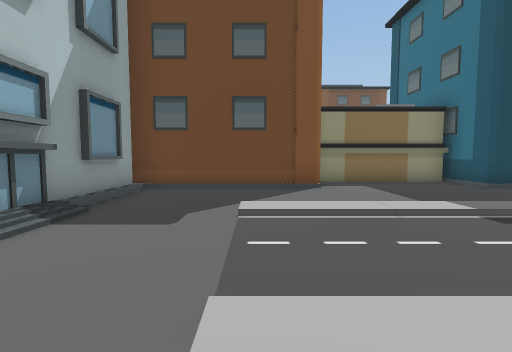
View 1 (above)

22 first-person views from a walk through a Unity game level. The camera is 1.5 m above the floor, tilts 4° down and sees 85° across. The floor is counted in squares, 2 m on a side. Each view is taken from the middle of a square. On the plan, view 1 faces up. The plan holds only what a view shows up to about 10 squares ahead; the rest is blank. The place goes on beyond the plan. The player character is not drawn.

View 2
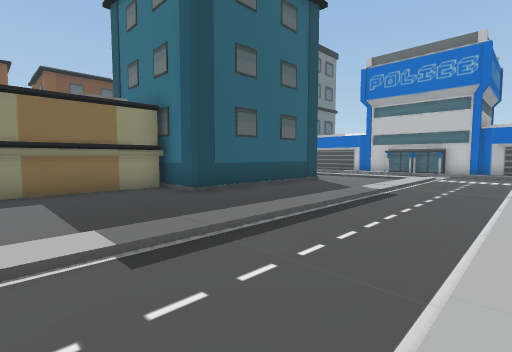

View 3
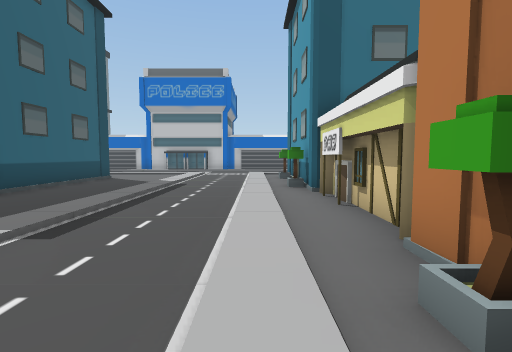

View 4
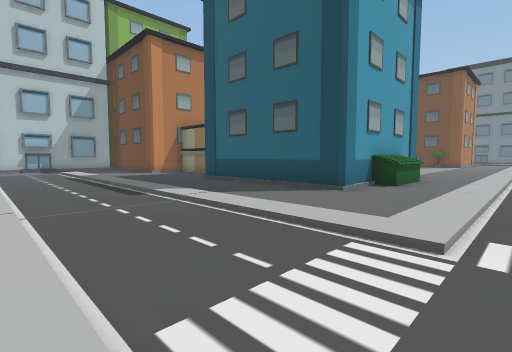

View 5
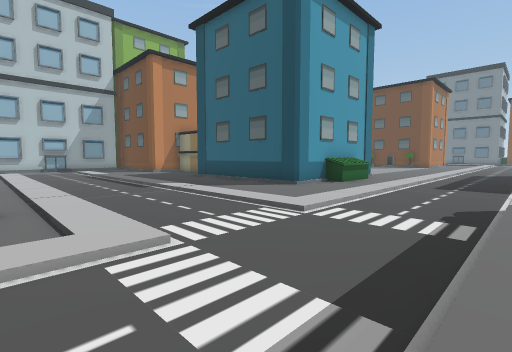

View 6
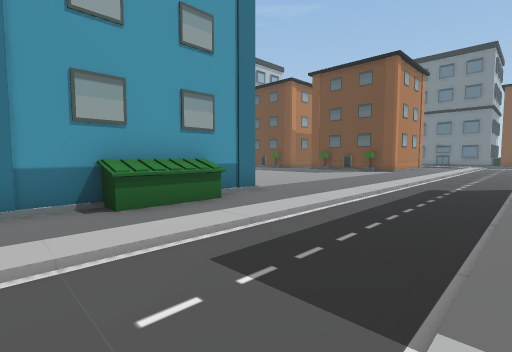

View 7
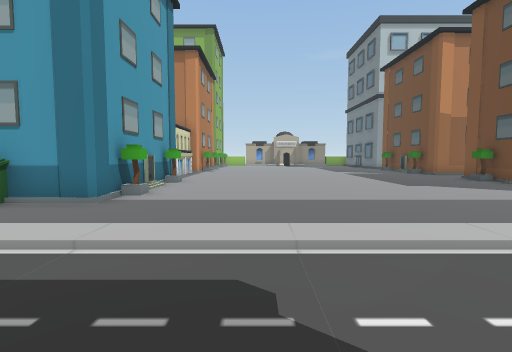

View 8
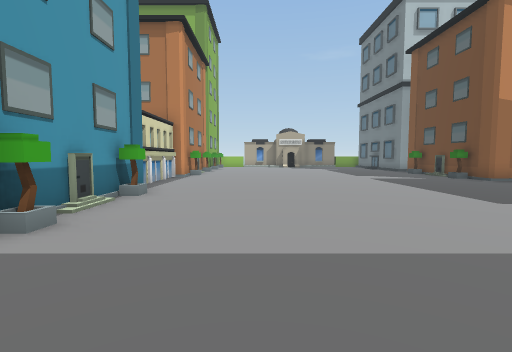

View 9
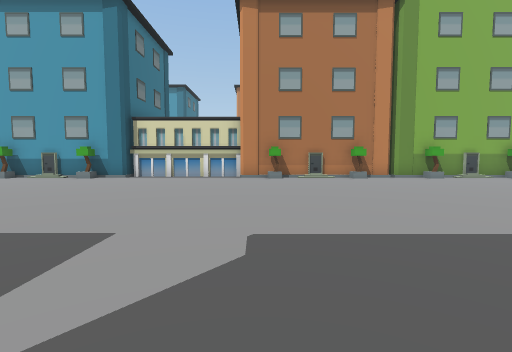

View 10
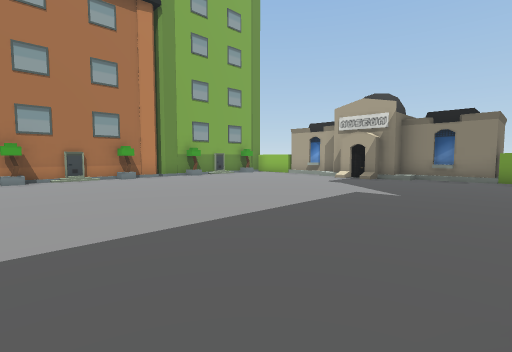

View 11
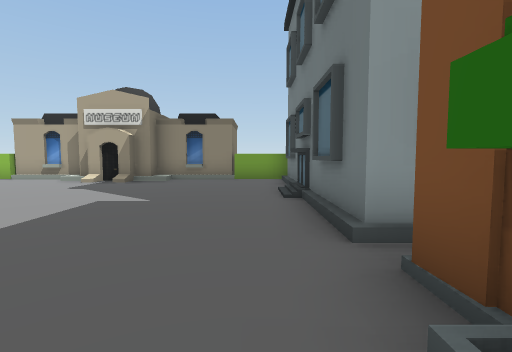

View 12
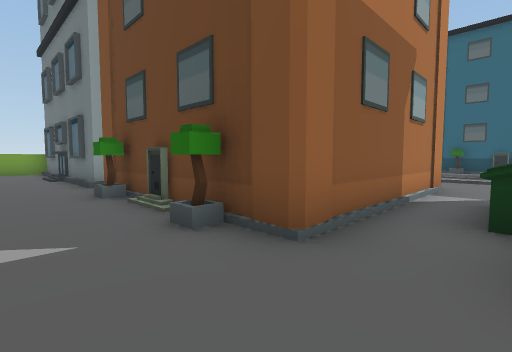

View 13
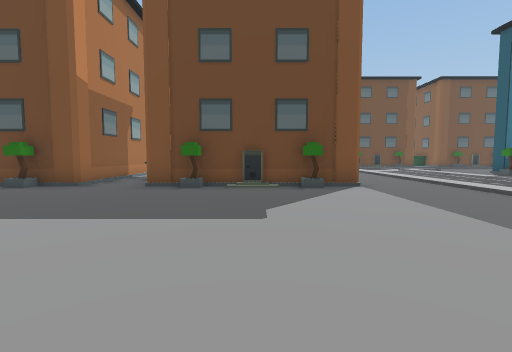

View 14
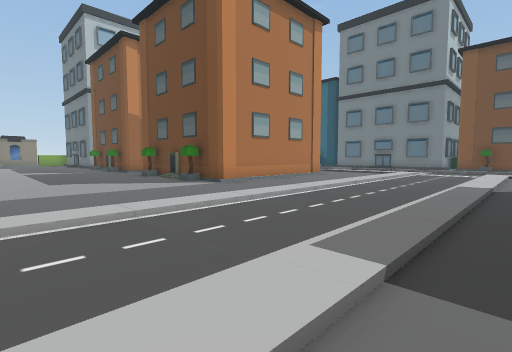

View 15
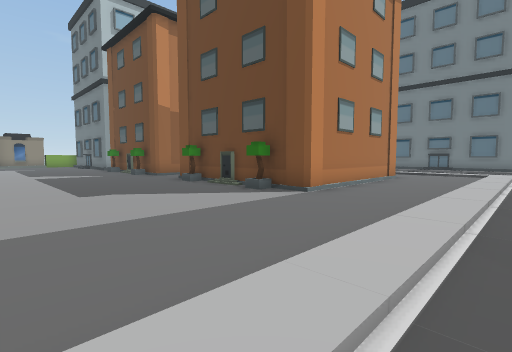

View 16
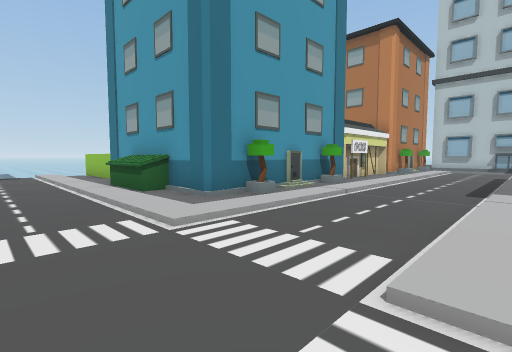

View 17
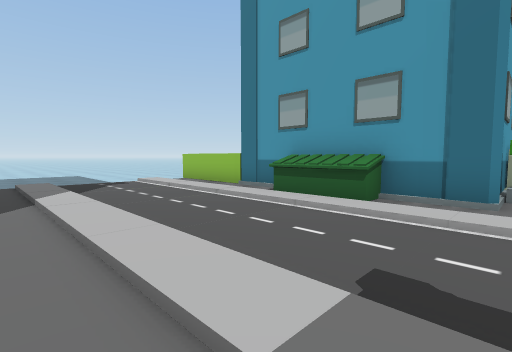

View 18
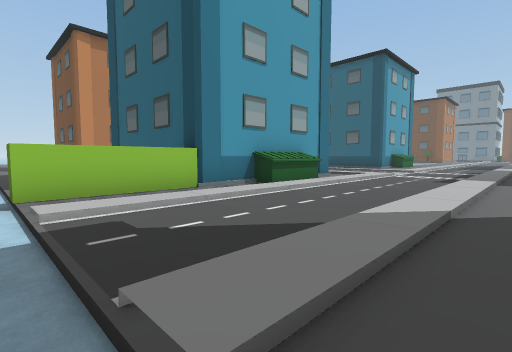

View 19
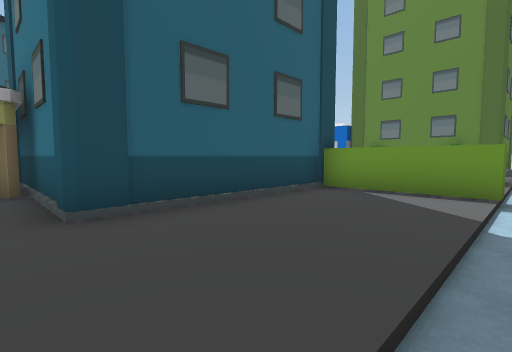

View 20
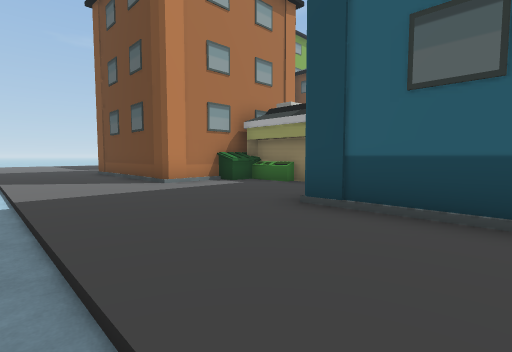

View 21
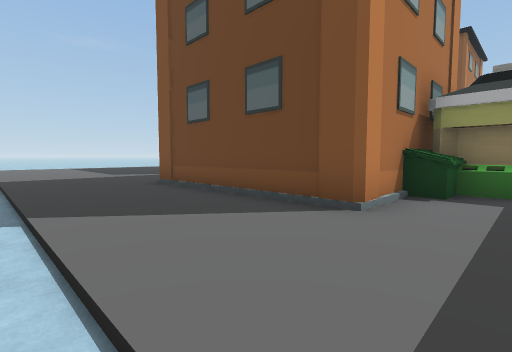

View 22
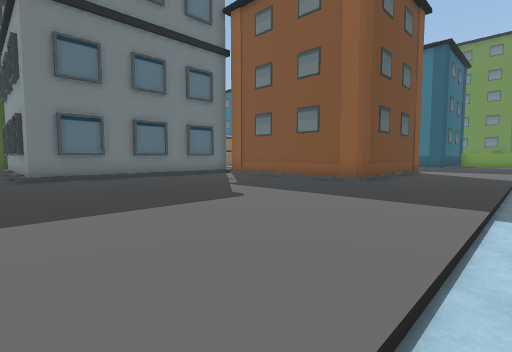

### Floor plan
Key: @ floor where view 1 was taken; # wall or solid block; . main floor; : floor 0.25 m higher than the main floor; - floor 0.25 m lower than the main floor; / step, stairs or slope; ^ raised ledge; H house; B bush; O other object.
Columns run from 10 left of view 1 to 17 right of it. Each row starts with its distance up from view 1.
 29              ..      ../..:
 28              #.     #../..:
 27              #.     #../..:.
 26              #.^    #../..:.
 25              #.^    #../..:.
 24              #..    #../..:.
 23  #############..#####../..:.
 22 BB...................../..:.
 21 #/...................../..:.
 20 #/...................../..:.
 19 #:...................../..:.
 18 ##/..................../..:.
 17 ##/..................../..:
 16 #/...................../..:
 15 ##. .................../..:
 14  B  .................../..:
 13  B ..................../..:
 12   ##########....######./..:
 11             H        #./..:
 10                      #./..:
  9                 #    #./..:
  8             ....#    #./..:
  7        #####....######./..:
  6        #.............../..:
  5        #.............../..:
  4  #     #..//////////////..:
  3  #     #..................:
  2  #      ..................:
  1 .#       ./:::::::::::::..:.
  0 .#####    @/...##.#/.#./..:.
 -1 .......    ############/..:.
 -2 ........#             #/..:.
 -3 ........#   ######    #/..:.
 -4 ........#   #^...#    #/..:.
 -5 ........#####....######/..:.
 -6 ......................O/..:.
 -7 ......................O/..:.
 -8 ......................O/..:.
 -9 ----------------------------

Where each view was taken, in squares from view 1:
view 1: 0 up, 0 right, facing up
view 2: 1 up, 2 right, facing up-right
view 3: 1 up, 0 right, facing right
view 4: 1 up, 14 right, facing up-left
view 5: 0 up, 16 right, facing up-left
view 6: 7 up, 16 right, facing up-left
view 7: 15 up, 16 right, facing left
view 8: 15 up, 13 right, facing left
view 9: 22 up, 1 right, facing down
view 10: 22 up, 1 right, facing down-left
view 11: 22 up, 0 right, facing left
view 12: 21 up, 5 right, facing up-left
view 13: 16 up, 8 right, facing up
view 14: 18 up, 17 right, facing up-left
view 15: 18 up, 14 right, facing up-left
view 16: 4 up, 15 right, facing down-left
view 17: 0 up, 17 right, facing down-left
view 18: 9 down, 17 right, facing up-left
view 19: 9 down, 6 right, facing up-right
view 20: 9 down, 9 right, facing up-left
view 21: 9 down, 4 right, facing up-left
view 22: 9 down, 10 left, facing up-right
